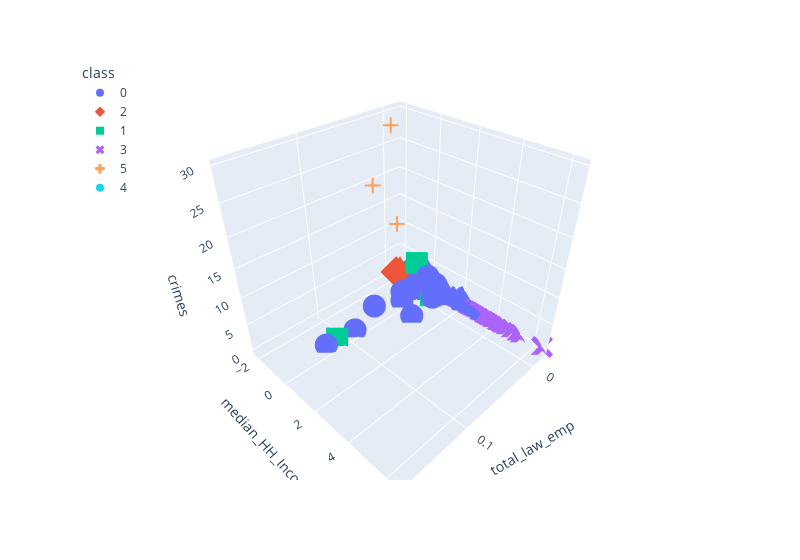

The cell this chart's notebook holds for it:
### Code cell
# Plotting the clusters with three features
fig = px.scatter_3d(clusters_df, 
                    x="total_law_emp", 
                    range_x=[min(clusters_df['total_law_emp']), max(clusters_df['total_law_emp'])/250],
                    y="median_HH_Income", 
                    z="crimes", 
                    color="class", 
                    symbol="class", 
#                     size="crime_to_pop_ratio",
                    width=800)
fig.update_layout(legend=dict(x=0,y=1))
fig.show()

### Figure 1 — Plotly figure (JSON) as saved in the notebook; plotly's stock layout.template omitted (floating-point values rounded to 4 significant figures; data arrays with more than 128 entries replaced by an {"elided": "..."} marker saying what was removed)
{"data": [{"hovertemplate": "class=0<br>total_law_emp=%{x}<br>median_HH_Income=%{y}<br>crimes=%{z}<extra></extra>", "legendgroup": "0", "marker": {"color": "#636efa", "symbol": "circle"}, "mode": "markers", "name": "0", "scene": "scene", "showlegend": true, "type": "scatter3d", "x": {"elided": "804 float values"}, "y": {"elided": "804 float values"}, "z": {"elided": "804 float values"}}, {"hovertemplate": "class=2<br>total_law_emp=%{x}<br>median_HH_Income=%{y}<br>crimes=%{z}<extra></extra>", "legendgroup": "2", "marker": {"color": "#EF553B", "symbol": "diamond"}, "mode": "markers", "name": "2", "scene": "scene", "showlegend": true, "type": "scatter3d", "x": {"elided": "335 float values"}, "y": {"elided": "335 float values"}, "z": {"elided": "335 float values"}}, {"hovertemplate": "class=1<br>total_law_emp=%{x}<br>median_HH_Income=%{y}<br>crimes=%{z}<extra></extra>", "legendgroup": "1", "marker": {"color": "#00cc96", "symbol": "square"}, "mode": "markers", "name": "1", "scene": "scene", "showlegend": true, "type": "scatter3d", "x": {"elided": "805 float values"}, "y": {"elided": "805 float values"}, "z": {"elided": "805 float values"}}, {"hovertemplate": "class=3<br>total_law_emp=%{x}<br>median_HH_Income=%{y}<br>crimes=%{z}<extra></extra>", "legendgroup": "3", "marker": {"color": "#ab63fa", "symbol": "x"}, "mode": "markers", "name": "3", "scene": "scene", "showlegend": true, "type": "scatter3d", "x": {"elided": "198 float values"}, "y": {"elided": "198 float values"}, "z": {"elided": "198 float values"}}, {"hovertemplate": "class=5<br>total_law_emp=%{x}<br>median_HH_Income=%{y}<br>crimes=%{z}<extra></extra>", "legendgroup": "5", "marker": {"color": "#FFA15A", "symbol": "cross"}, "mode": "markers", "name": "5", "scene": "scene", "showlegend": true, "type": "scatter3d", "x": [0.06617, 0.0185, 0.05751], "y": [0.1009, -1.081, 1.026], "z": [24.41, 29.81, 19.2]}, {"hovertemplate": "class=4<br>total_law_emp=%{x}<br>median_HH_Income=%{y}<br>crimes=%{z}<extra></extra>", "legendgroup": "4", "marker": {"color": "#19d3f3", "symbol": "circle"}, "mode": "markers", "name": "4", "scene": "scene", "showlegend": true, "type": "scatter3d", "x": [44.71], "y": [2.135], "z": [-0.0859]}], "layout": {"legend": {"title": {"text": "class"}, "tracegroupgap": 0, "x": 0, "y": 1}, "margin": {"t": 60}, "scene": {"domain": {"x": [0, 1], "y": [0, 1]}, "xaxis": {"range": [-0.0232, 0.1788], "title": {"text": "total_law_emp"}}, "yaxis": {"title": {"text": "median_HH_Income"}}, "zaxis": {"title": {"text": "crimes"}}}, "width": 800}}
